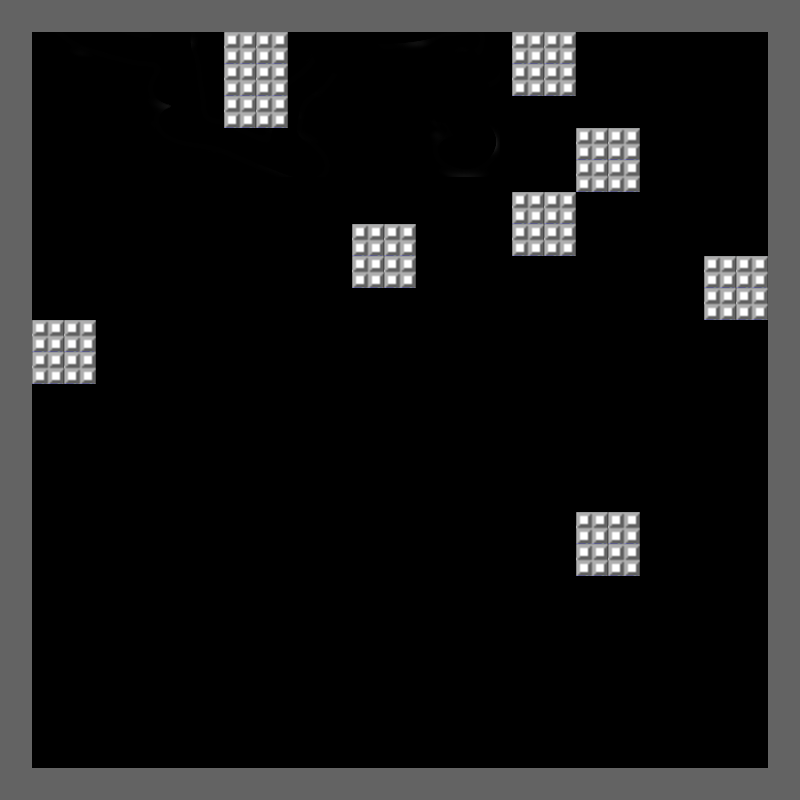

This game map was drawn from its Tiled (.tmx) file and the tilesets committed beside it. A one-line description and the trimmed map source follow:
An orthogonal 25x25 tile map with 32x32 px tiles, 1 tile layer (Tile Layer 1), 2 tilesets, 1 image layer and 160 objects.

<map version="1.0" tiledversion="1.1.4" orientation="orthogonal" renderorder="right-down" width="25" height="25" tilewidth="32" tileheight="32" infinite="0" nextobjectid="427">
 <tileset firstgid="1" name="battlemaptiles" tilewidth="32" tileheight="32" tilecount="400" columns="25">
  <image source="../images/battlemaptiles.png" width="800" height="512" />
  <tile id="8">
   <properties>
    <property name="Class" value="Enemy" />
   </properties>
  </tile>
  <tile id="24">
   <properties>
    <property name="collision" value="true" />
   </properties>
  </tile>
 </tileset>
 <tileset firstgid="401" name="tank1" tilewidth="32" tileheight="32" tilecount="4" columns="4">
  <image source="../images/tank1.png" width="128" height="32" />
  <tile id="0" type="player">
   <properties>
    <property name="Class" value="Player" />
   </properties>
  </tile>
  <tile id="1" type="enemy">
   <properties>
    <property name="Class" value="Enemy" />
   </properties>
  </tile>
  <tile id="2" type="wall">
   <properties>
    <property name="Class" value="Duvar" />
   </properties>
  </tile>
  <tile id="3" type="eagle">
   <properties>
    <property name="Class" value="Eagle" />
   </properties>
  </tile>
 </tileset>
 <imagelayer name="Background" locked="1">
  <image source="../images/background-wall.png" width="500" height="177" />
  <properties>
   <property name="speedX" value="0.5" />
   <property name="speedY" value="0.5" />
  </properties>
 </imagelayer>
 <layer name="Tile Layer 1" width="25" height="25">
  <properties>
   <property name="collision" value="true" />
  </properties>
  <data>[625 cells, 130 non-empty, 2 distinct tile ids]</data>
 </layer>
 <objectgroup name="Object Layer 1">
  <object id="109" gid="401" x="308" y="756" width="32" height="32" />
  <object id="110" gid="402" x="313" y="312" width="32" height="32" />
  <object id="111" gid="402" x="181" y="119" width="32" height="32" />
  <object id="112" gid="402" x="719" y="80" width="32" height="32" />
  <object id="245" gid="403" x="130" y="768" width="32" height="32" />
  <object id="247" gid="403" x="98" y="736" width="32" height="32" />
  <object id="248" gid="403" x="130" y="736" width="32" height="32" />
  <object id="250" gid="403" x="98" y="704" width="32" height="32" />
  <object id="251" gid="403" x="130" y="704" width="32" height="32" />
  <object id="252" gid="403" x="130" y="672" width="32" height="32" />
  <object id="253" gid="403" x="98" y="672" width="32" height="32" />
  <object id="254" gid="403" x="98" y="640" width="32" height="32" />
  <object id="255" gid="403" x="130" y="640" width="32" height="32" />
  <object id="257" gid="403" x="130" y="608" width="32" height="32" />
  <object id="258" gid="403" x="98" y="608" width="32" height="32" />
  <object id="259" gid="403" x="130" y="576" width="32" height="32" />
  <object id="260" gid="403" x="98" y="576" width="32" height="32" />
  <object id="261" gid="403" x="66" y="576" width="32" height="32" />
  <object id="262" gid="403" x="66" y="608" width="32" height="32" />
  <object id="263" gid="403" x="34" y="608" width="32" height="32" />
  <object id="264" gid="403" x="34" y="576" width="32" height="32" />
  <object id="265" gid="403" x="98" y="768" width="32" height="32" />
  <object id="273" gid="403" x="226" y="768" width="32" height="32" />
  <object id="274" gid="403" x="258" y="768" width="32" height="32" />
  <object id="275" gid="403" x="258" y="736" width="32" height="32" />
  <object id="276" gid="403" x="226" y="736" width="32" height="32" />
  <object id="277" gid="403" x="226" y="673" width="32" height="32" />
  <object id="278" gid="403" x="258" y="673" width="32" height="32" />
  <object id="279" gid="403" x="258" y="642" width="32" height="32" />
  <object id="280" gid="403" x="226" y="642" width="32" height="32" />
  <object id="281" gid="403" x="258" y="610" width="32" height="32" />
  <object id="282" gid="403" x="226" y="610" width="32" height="32" />
  <object id="284" gid="403" x="354" y="768" width="32" height="32" />
  <object id="285" gid="403" x="354" y="736" width="32" height="32" />
  <object id="286" gid="403" x="386" y="736" width="32" height="32" />
  <object id="287" gid="403" x="418" y="736" width="32" height="32" />
  <object id="288" gid="403" x="418" y="768" width="32" height="32" />
  <object id="289" gid="403" x="674" y="673" width="32" height="32" />
  <object id="290" gid="403" x="674" y="704" width="32" height="32" />
  <object id="291" gid="403" x="674" y="736" width="32" height="32" />
  <object id="292" gid="403" x="674" y="768" width="32" height="32" />
  <object id="293" gid="403" x="642" y="768" width="32" height="32" />
  <object id="294" gid="403" x="610" y="768" width="32" height="32" />
  <object id="295" gid="403" x="578" y="768" width="32" height="32" />
  <object id="296" gid="403" x="546" y="768" width="32" height="32" />
  <object id="297" gid="403" x="546" y="736" width="32" height="32" />
  <object id="298" gid="403" x="546" y="704" width="32" height="32" />
  <object id="299" gid="403" x="546" y="673" width="32" height="32" />
  <object id="300" gid="403" x="514" y="673" width="32" height="32" />
  <object id="301" gid="403" x="514" y="704" width="32" height="32" />
  <object id="302" gid="403" x="514" y="736" width="32" height="32" />
  <object id="303" gid="403" x="514" y="768" width="32" height="32" />
  <object id="304" gid="403" x="642" y="736" width="32" height="32" />
  <object id="305" gid="403" x="642" y="704" width="32" height="32" />
  <object id="306" gid="403" x="642" y="673" width="32" height="32" />
  <object id="307" gid="403" x="514" y="544" width="32" height="32" />
  <object id="308" gid="403" x="514" y="576" width="32" height="32" />
  <object id="309" gid="403" x="546" y="576" width="32" height="32" />
  <object id="310" gid="403" x="546" y="544" width="32" height="32" />
  <object id="311" gid="403" x="642" y="544" width="32" height="32" />
  <object id="312" gid="403" x="642" y="576" width="32" height="32" />
  <object id="313" gid="403" x="674" y="576" width="32" height="32" />
  <object id="314" gid="403" x="674" y="544" width="32" height="32" />
  <object id="315" gid="403" x="674" y="512" width="32" height="32" />
  <object id="316" gid="403" x="642" y="512" width="32" height="32" />
  <object id="317" gid="403" x="642" y="480" width="32" height="32" />
  <object id="318" gid="403" x="674" y="480" width="32" height="32" />
  <object id="319" gid="403" x="674" y="448" width="32" height="32" />
  <object id="320" gid="403" x="642" y="448" width="32" height="32" />
  <object id="321" gid="403" x="674" y="416" width="32" height="32" />
  <object id="322" gid="403" x="642" y="416" width="32" height="32" />
  <object id="324" gid="403" x="642" y="320" width="32" height="32" />
  <object id="325" gid="403" x="674" y="320" width="32" height="32" />
  <object id="326" gid="403" x="674" y="288" width="32" height="32" />
  <object id="327" gid="403" x="642" y="288" width="32" height="32" />
  <object id="328" gid="403" x="642" y="192" width="32" height="32" />
  <object id="329" gid="403" x="674" y="192" width="32" height="32" />
  <object id="330" gid="403" x="674" y="160" width="32" height="32" />
  <object id="331" gid="403" x="642" y="160" width="32" height="32" />
  <object id="332" gid="403" x="642" y="128" width="32" height="32" />
  <object id="333" gid="403" x="674" y="128" width="32" height="32" />
  <object id="334" gid="403" x="546" y="192" width="32" height="32" />
  <object id="335" gid="403" x="514" y="192" width="32" height="32" />
  <object id="336" gid="403" x="482" y="192" width="32" height="32" />
  <object id="337" gid="403" x="482" y="160" width="32" height="32" />
  <object id="338" gid="403" x="514" y="160" width="32" height="32" />
  </objectgroup>
</map>
<!-- 74 of 160 objects omitted -->